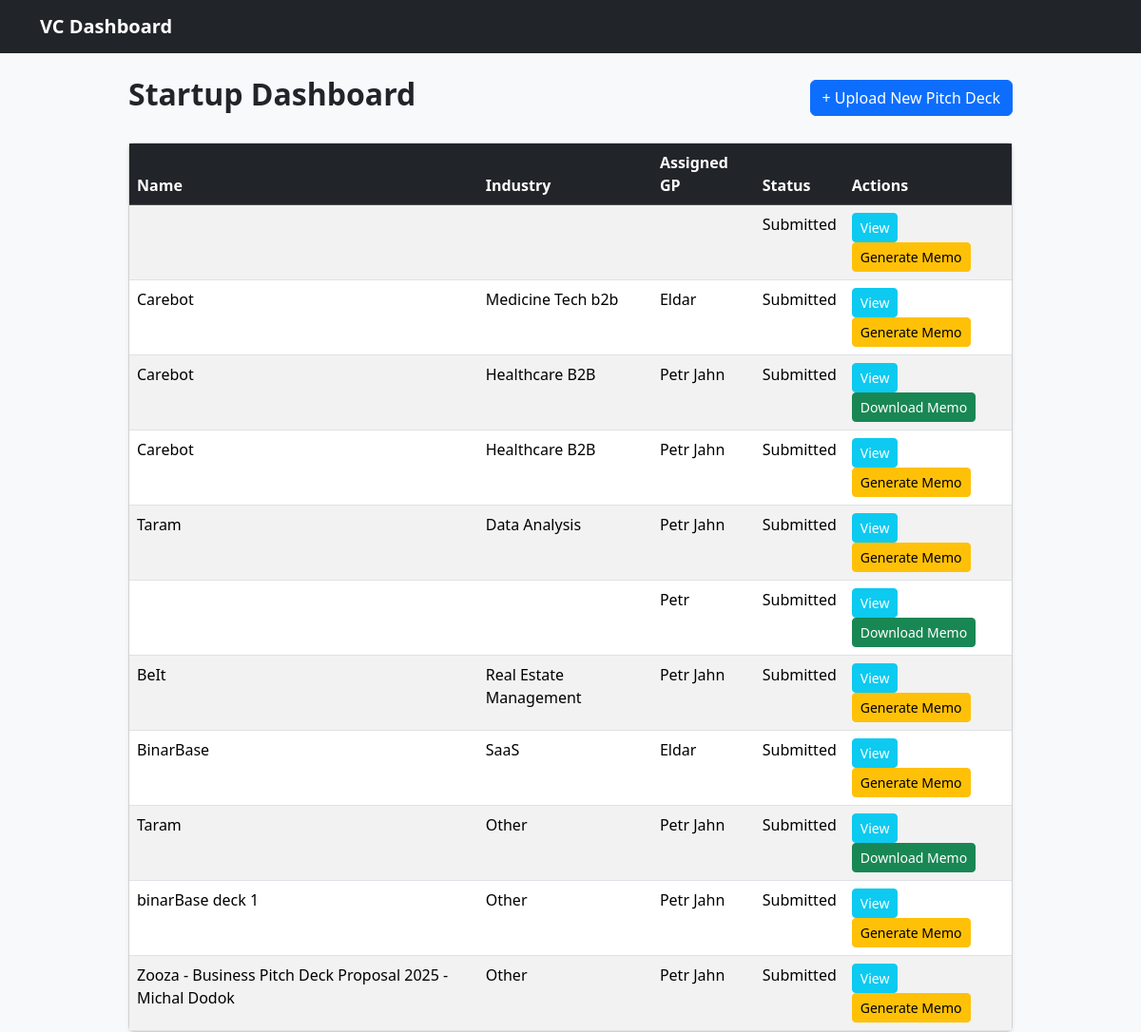
Before: / with the older database file.
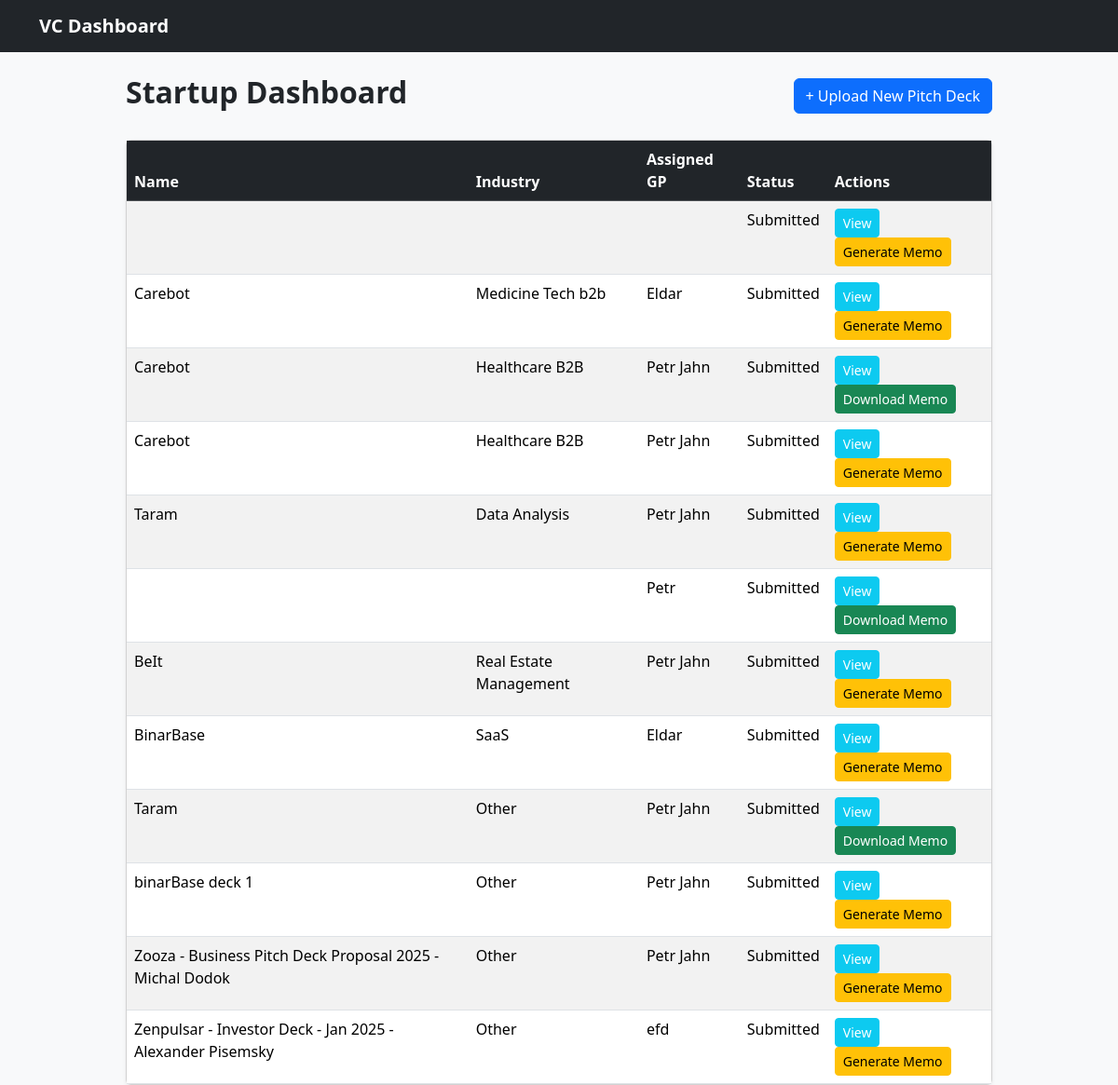
After: the same page with the newer database file.
### app.py (models this page shows)
class Startup(db.Model):
    id = db.Column(db.Integer, primary_key=True)
    name = db.Column(db.String(200), nullable=False)
    industry = db.Column(db.String(100))
    stage = db.Column(db.String(50))
    assigned_gp = db.Column(db.String(100))
    contact_person = db.Column(db.String(100))
    founders = db.Column(db.Text)
    arr = db.Column(db.Float)
    funding = db.Column(db.Float)
    valuation = db.Column(db.Float)
    gp_notes = db.Column(db.Text)  # store raw memo markdown
    status = db.Column(db.String(50))
    memo_pdf = db.Column(db.String(200))
    deck_file = db.Column(db.String(200))

### app.py (the view)
@app.route("/")
def dashboard():
    startups = Startup.query.all()
    return render_template("dashboard.html", startups=startups)

### templates/dashboard.html (shortened to what this page needs)
{% extends "base.html" %}
{% block content %}
<div class="d-flex justify-content-between align-items-center mb-4">
  <h2 class="fw-bold">Startup Dashboard</h2>
  <a href="{{ url_for('upload_pitchdeck') }}" class="btn btn-primary">+ Upload New Pitch Deck</a>
</div>
<div class="card shadow-sm">
  <div class="card-body p-0">
    <table class="table table-striped mb-0">
      <thead class="table-dark">
        <tr>
          <th>Name</th>
          <th>Industry</th>
          <th>Assigned GP</th>
          <th>Status</th>
          <th>Actions</th>
        </tr>
      </thead>
      <tbody>
        {% for startup in startups %}
        <tr>
          <td>{{ startup.name }}</td>
          <td>{{ startup.industry }}</td>
          <td>{{ startup.assigned_gp }}</td>
          <td>{{ startup.status }}</td>
          <td>
            <a href="{{ url_for('view_startup', startup_id=startup.id) }}" class="btn btn-sm btn-info text-white">View</a>
            {% if startup.memo_pdf %}
<a href="{{ url_for('download_memo', startup_id=startup.id) }}" class="btn btn-sm btn-success">Download Memo</a>
            {% else %}
              <a href="{{ url_for('generate_memo_for_startup', startup_id=startup.id) }}" class="btn btn-sm btn-warning">Generate Memo</a>
            {% endif %}
          </td>
        </tr>
        {% endfor %}
      </tbody>
    </table>
  </div>
</div>
{% endblock %}

### templates/base.html (shortened to what this page needs)
<!doctype html>
<html lang="en">
  <head>
    <link href="https://cdn.jsdelivr.net/npm/bootstrap@5.3.2/dist/css/bootstrap.min.css" rel="stylesheet">
  </head>
  <body class="bg-light">
    <nav class="navbar navbar-dark bg-dark mb-4">
      <div class="container">
        <a class="navbar-brand fw-bold" href="{{ url_for('dashboard') }}">VC Dashboard</a>
      </div>
    </nav>
    <main class="container d-flex flex-column align-items-center">
      <div class="col-lg-10">
        {% block content %}{% endblock %}
      </div>
    </main>
  </body>
</html>

Changed rows visible on the page:
added Startup: name "Zenpulsar - Investor Deck - Jan 2025 - Alexander Pisemsky", industry "Other", assigned_gp "efd", status "Submitted"
